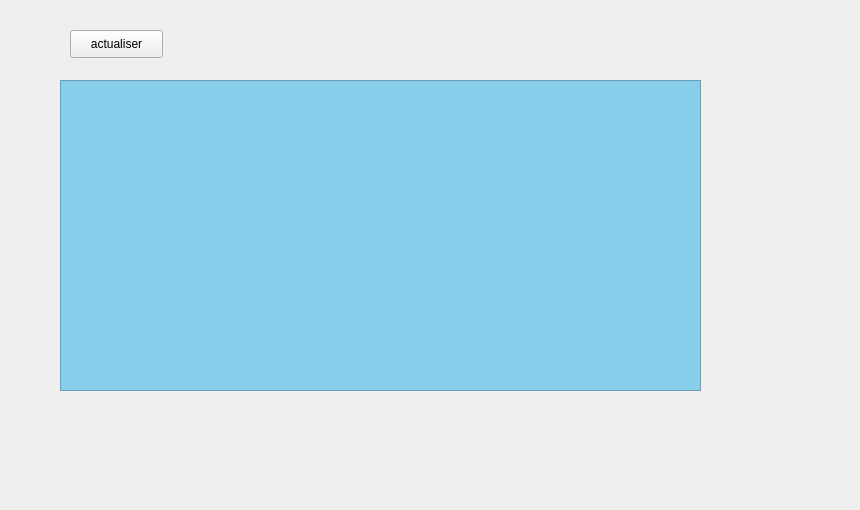
      <widget class="QWidget" name="tab_9">
       <attribute name="title">
        <string>Statistiques</string>
       </attribute>
       <widget class="QTableView" name="tableStat">
        <property name="geometry">
         <rect>
          <x>60</x>
          <y>80</y>
          <width>641</width>
          <height>311</height>
         </rect>
        </property>
        <property name="styleSheet">
         <string notr="true">background-color:skyblue;</string>
        </property>
       </widget>
       <widget class="QPushButton" name="pushButtonActualiserStat">
        <property name="geometry">
         <rect>
          <x>70</x>
          <y>30</y>
          <width>93</width>
          <height>28</height>
         </rect>
        </property>
        <property name="text">
         <string>actualiser</string>
        </property>
       </widget>
       <widget class="QLabel" name="label_21">
        <property name="geometry">
         <rect>
          <x>0</x>
          <y>0</y>
          <width>851</width>
          <height>501</height>
         </rect>
        </property>
        <property name="text">
         <string/>
        </property>
        <property name="pixmap">
         <pixmap>../../Desktop/2A/Projet_C++/blue-medical-science-background-vector-19610567.jpg</pixmap>
        </property>
       </widget>
       <zorder>label_21</zorder>
       <zorder>tableStat</zorder>
       <zorder>pushButtonActualiserStat</zorder>
      </widget>
